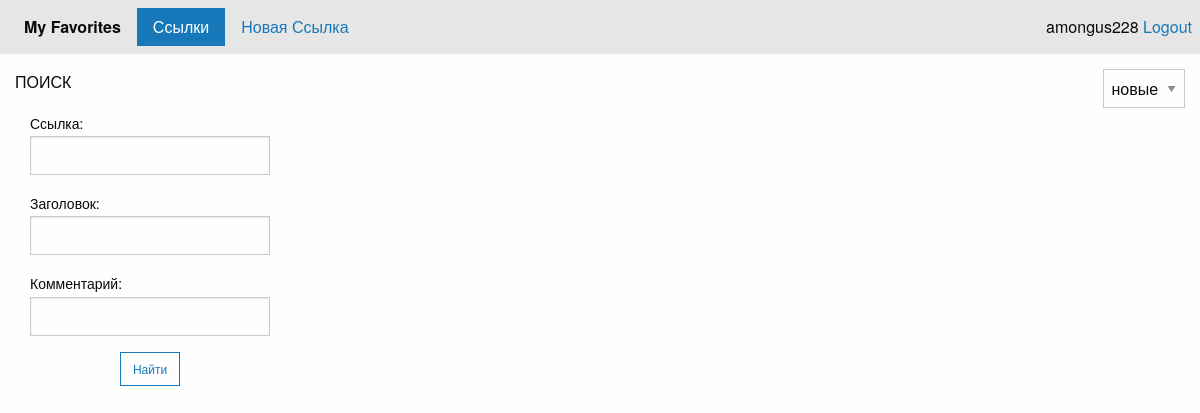
Page / (signed in) on the earlier database version.
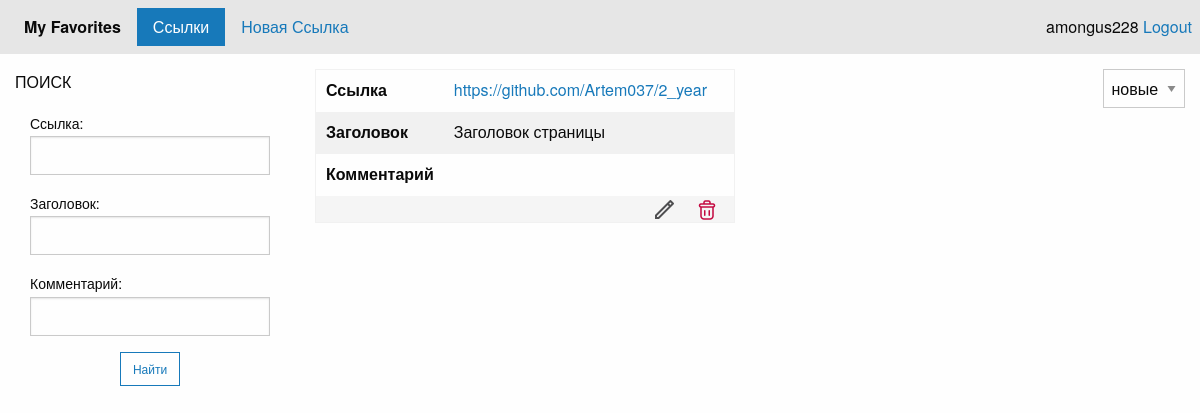
Same page on the later database version.
### data/users.py (models this page shows, shortened)
class User(SqlAlchemyBase, UserMixin):
    __tablename__ = 'users'
    id = sqlalchemy.Column(sqlalchemy.Integer, primary_key=True, autoincrement=True)
    nickname = sqlalchemy.Column(sqlalchemy.String, nullable=True)
    email = sqlalchemy.Column(sqlalchemy.String, index=True, unique=True, nullable=True)
    hashed_password = sqlalchemy.Column(sqlalchemy.String, nullable=True)
    modifed_date = sqlalchemy.Column(sqlalchemy.DateTime, default=datetime.datetime.now)
    links = orm.relationship("Link", back_populates='user')

### data/links.py (models this page shows)
class Link(SqlAlchemyBase):
    __tablename__ = 'links'
    id = sqlalchemy.Column(sqlalchemy.Integer, primary_key=True,
                           autoincrement=True)
    link = sqlalchemy.Column(sqlalchemy.Text, nullable=False)
    title = sqlalchemy.Column(sqlalchemy.String, nullable=False)
    comment = sqlalchemy.Column(sqlalchemy.Text, nullable=True)
    is_private = sqlalchemy.Column(sqlalchemy.Boolean, default=True)
    created_date = sqlalchemy.Column(sqlalchemy.Date,
                                     default=datetime.now().date)
    user_id = sqlalchemy.Column(sqlalchemy.Integer,
                                sqlalchemy.ForeignKey("users.id"))
    user = orm.relationship('User')

### app.py (the view, shortened to what this page needs)
@app.route("/", methods=['GET', 'POST'])
def links():
    report_msg = None
    search_form = LinkFormSearch()
    links = []
    pagination = None
    order = 'desc'
    if request.method == 'GET':
        page = request.args.get(get_page_parameter(), type=int, default=1)
        limit = 2
        total = db_sess.query(Link).count()
        offset = (page - 1) * limit
        order = sess_client.get('sort_order', 'desc')
        if order == 'asc':
            links = db_sess.query(Link).order_by(asc(Link.id)).offset(offset).limit(limit).all()
        elif order:
            links = db_sess.query(Link).order_by(desc(Link.id)).offset(offset).limit(limit).all()
        pagination = Pagination(page=page, per_page=limit, total=total,
                                record_name='links',
                                css_framework='foundation')
    return render_template('links.html', links=links, search_form=search_form, report_msg=report_msg,
                           pagination=pagination, order=order)

### forms/link_forms.py
class LinkFormSearch(FlaskForm):
    link = StringField('Ссылка:')
    title = StringField('Заголовок:')
    comment = StringField('Комментарий:')
    search_submit = SubmitField()

### app.py (called while the page is built)
@login_manager.user_loader
def load_user(user_id):
    db_sess = db_session.create_session()
    return db_sess.query(User).get(user_id)

### data/db_session.py (called while the page is built)
def create_session() -> Session:
    global __factory
    return __factory()

### templates/links.html (shortened to what this page needs)
{% extends 'base.html' %}
{% block menu %}
<li class="is-active"><a>Ссылки</a></li>
{% if current_user.is_authenticated %}
    <li><a href="{{url_for('link_add')}}">Новая Ссылка</a></li>
{% endif %}
{% endblock %}
{% block content %}
<div class="grid-x grid-padding-x grid-padding-y">
    <div class="large-3 medium-3 cell">
        <p>ПОИСК</p>
        <form action="" method="post" novalidate>
            <div class="grid-container">
                <div class="grid-x grid-padding-x">
                    <div class="large-12 cell">
                        {{ search_form.link.label }}
                        {{ search_form.link(type="text") }}
                    </div>
                    <div class="large-12 cell">
                        {{ search_form.title.label }}
                        {{ search_form.title(type="text") }}
                    </div>
                    <div class="large-12 cell">
                        {{ search_form.comment.label }}
                        {{ search_form.comment(type="text") }}
                    </div>
                    <div class="large-12 cell text-center">
                        {{ search_form.search_submit(type="submit", class='hollow small button', value='Найти') }}
                    </div>
                </div>
            </div>
        </form>
    </div>
    <div class="auto cell">
        {% for link in links %}
            {% if link.is_private == False or (link.is_private and current_user.is_authenticated and current_user == link.user) %}
                <table class="text-left">
                    <tbody>
                    <tr>
                        <th width="100">Ссылка</th>
                        <td class="link"><a class="link" href="{{ link.link }}">{{ link.link }}</a></td>
                    </tr>
                    <tr>
                        <th width="100">Заголовок</th>
                        <td>{{ link.title }}</td>
                    </tr>
                    <tr>
                        <th width="100">Комментарий</th>
                        <td>{{ link.comment }}</td>
                    </tr>
                    {% if current_user.is_authenticated and current_user == link.user %}
                        <tr>
                            <td colspan="2" class="table_menu">
                                <a href="/links/{{ link.id }}" style="margin-left: 15px;"><img
                                        src="{{ url_for('static', filename='icon/edit.png') }}"/></a>
                                <a href="/link_delete/{{ link.id }}" style="margin-left: 15px;"><img
                                        src="{{ url_for('static', filename='icon/delete.png') }}"/></a>
                            </td>
                        </tr>
                    {% endif %}
                    </tbody>
                </table>
            {% endif %}
        {% endfor %}
    </div>
    <div class="auto cell">
        <div class="grid-x grid-padding-x">
            <div class="large-3 large-offset-9 cell text-right">
                <select onchange="window.location.href = this.options[this.selectedIndex].value">
                    {% if order=='desc' %}
                    <option value="{{ url_for('set_sort', order='desc') }}" selected>новые сверху</option>
                    {% else %}
                    <option value="{{ url_for('set_sort', order='desc') }}">новые сверху</option>
                    <option value="{{ url_for('set_sort', order='asc') }}" selected>старые сверху</option>
                    {% endif %}
                </select>
            </div>
        </div>
    </div>
</div>
{% endblock %}

### templates/base.html (shortened to what this page needs)
<!doctype html>
<html class="no-js" lang="en">
<head>
    <link rel="stylesheet" type="text/css" href="{{ url_for('static', filename='css/foundation.min.css')}}">
    <link rel="stylesheet" type="text/css" href="{{ url_for('static', filename='css/app.css')}}">
</head>
<body>
<header>
    <div class="top-bar">
        <div class="top-bar-left">
            <ul class="menu">
                <li class="menu-text"> My Favorites</li>
                {% block menu %}{% endblock %}
            </ul>
        </div>
        <div class="top-bar-right">
            {% if current_user.is_authenticated %}
                {{ current_user.nickname }}
                <a class="navbar-brand" href="/logout">Logout</a>
            {% else %}
                <p>
                    <a class="btn btn-primary " href="/register">Зарегистрироваться</a>
                    <a class="btn btn-success" href="/login">Войти</a>
                </p>
            {% endif %}
        </div>
    </div>
</header>
<div class="grid-container fluid">
    {% block content %}{% endblock %}
</div>
</body>
</html>

### static/css/app.css (style rules this page uses)
.table_menu { padding: 0 15px 0 0; background-color: whitesmoke; text-align: right; }

Differences in the rows shown:
added Link: link "https://github.com/Artem037/2_year", title "Заголовок страницы", is_private False (drawn)
